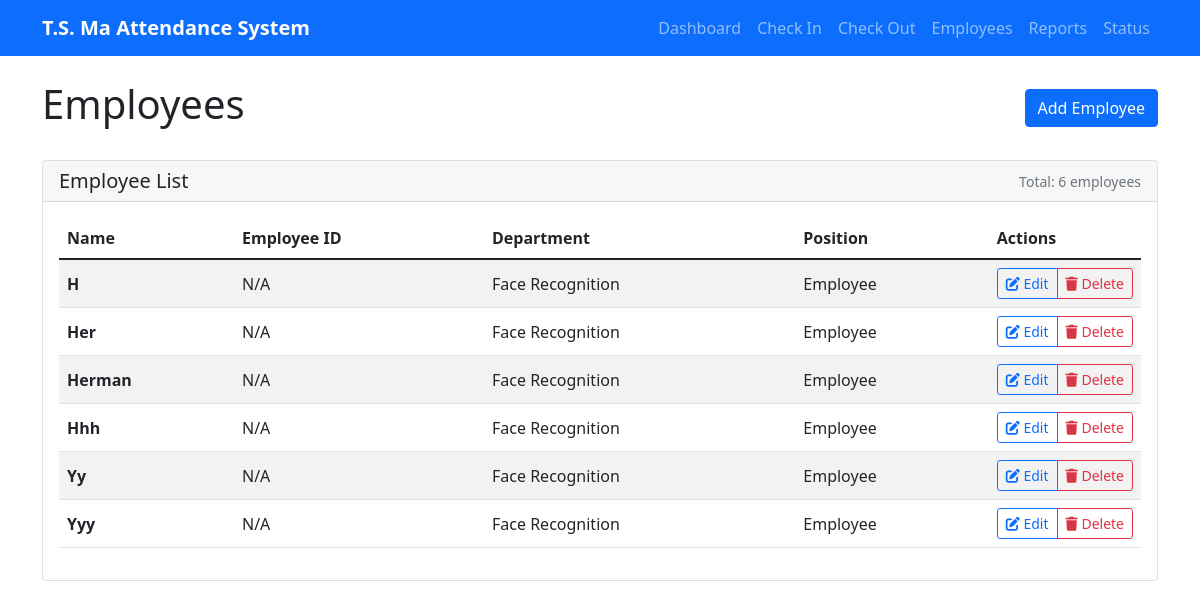
/employees, run on an earlier commit of the app's database.
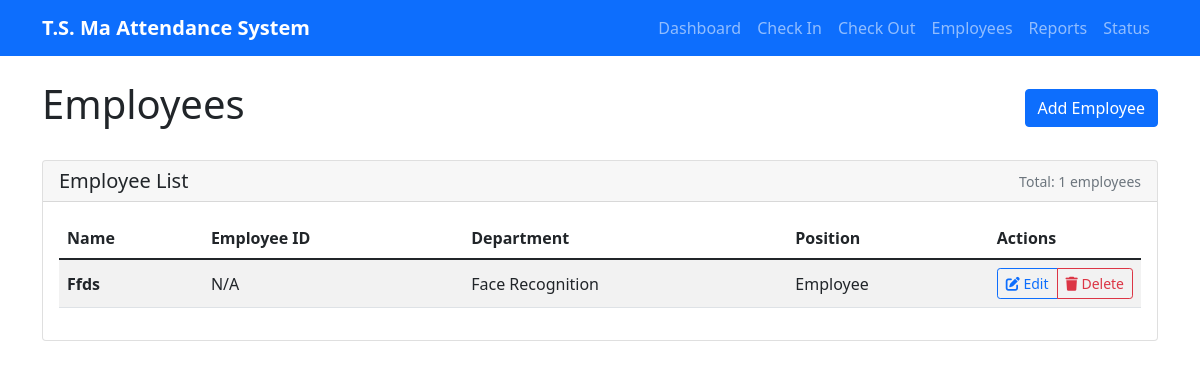
And on a later commit of the database.
### tables this page shows
CREATE TABLE employees (
                    id INTEGER PRIMARY KEY AUTOINCREMENT,
                    name TEXT UNIQUE NOT NULL,
                    employee_id TEXT UNIQUE,
                    department TEXT,
                    position TEXT,
                    is_active BOOLEAN DEFAULT 1,
                    created_at TIMESTAMP DEFAULT CURRENT_TIMESTAMP
                );

### attendance_web_server.py (the view)
@app.route('/employees')
def employees():
    db = get_db()
    employees = db.get_employees()
    print(employees)
    return render_template('employees.html', employees=employees)

### attendance_database.py (called while the page is built)
    def _get_connection(self):
        return sqlite3.connect(self.db_path, check_same_thread=False)

    def get_employees(self) -> List[Dict]:
        try:
            conn = self._get_connection()
            cursor = conn.cursor()
            cursor.execute('''
                SELECT id, name, employee_id, department, position
                FROM employees
                WHERE is_active = 1
                ORDER BY name
            ''')
            employees = []
            for row in cursor.fetchall():
                employees.append({
                    'id': row[0],
                    'name': row[1],
                    'employee_id': row[2],
                    'department': row[3],
                    'position': row[4]
                })
            conn.close()
            return employees
        except Exception as e:
            print(f"Error getting employees: {e}")
            return []

### attendance_web_server.py (called while the page is built)
def get_db():
    global db
    if db is None:
        db = AttendanceDatabase()
    return db

### templates/employees.html (shortened to what this page needs)
{% extends "base.html" %}
{% block content %}
<div class="d-flex justify-content-between align-items-center mb-4">
    <h1>Employees</h1>
    <a href="/add_employee" class="btn btn-primary">Add Employee</a>
</div>
<div class="card">
    <div class="card-header d-flex justify-content-between align-items-center">
        <h5 class="card-title mb-0">Employee List</h5>
        <small class="text-muted">Total: {{ employees|length }} employees</small>
    </div>
    <div class="card-body">
        {% if employees %}
            <div class="table-responsive">
                <table class="table table-striped">
                    <thead>
                        <tr>
                            <th>Name</th>
                            <th>Employee ID</th>
                            <th>Department</th>
                            <th>Position</th>
                            <th width="150">Actions</th>
                        </tr>
                    </thead>
                    <tbody>
                        {% for emp in employees %}
                        <tr>
                            <td><strong>{{ emp.name }}</strong></td>
                            <td>{{ emp.employee_id or 'N/A' }}</td>
                            <td>{{ emp.department or 'N/A' }}</td>
                            <td>{{ emp.position or 'N/A' }}</td>
                            <td class="action-buttons">
                                <div class="btn-group" role="group">
                                    <a href="/edit_employee/{{ emp.name|urlencode }}"
                                       class="btn btn-sm btn-outline-primary"
                                       title="Edit Employee">
                                        <i class="fas fa-edit"></i> Edit
                                    </a>
                                    <button type="button"
                                            class="btn btn-sm btn-outline-danger"
                                            onclick="confirmDelete('{{ emp.name }}')"
                                            title="Delete Employee">
                                        <i class="fas fa-trash"></i> Delete
                                    </button>
                                </div>
                            </td>
                        </tr>
                        {% endfor %}
                    </tbody>
                </table>
            </div>
        {% else %}
            <div class="text-center py-4">
                <i class="fas fa-users-slash text-muted fa-2x mb-2"></i>
                <p class="text-muted">No employees found.</p>
                <a href="/add_employee" class="btn btn-primary">Add First Employee</a>
            </div>
        {% endif %}
    </div>
</div>
{% endblock %}

### templates/base.html (shortened to what this page needs)
<!DOCTYPE html>
<html lang="en">
<head>
    <link href="https://cdn.jsdelivr.net/npm/bootstrap@5.1.3/dist/css/bootstrap.min.css" rel="stylesheet">
    <link href="https://cdnjs.cloudflare.com/ajax/libs/font-awesome/6.0.0/css/all.min.css" rel="stylesheet">
</head>
<body>
    <nav class="navbar navbar-expand-lg navbar-dark bg-primary">
        <div class="container">
            <a class="navbar-brand" href="/">T.S. Ma Attendance System</a>
            <div class="navbar-nav">
                <a class="nav-link" href="/dashboard">Dashboard</a>
                <a class="nav-link" href="/check_in">Check In</a>
                <a class="nav-link" href="/check_out">Check Out</a>
                <a class="nav-link" href="/employees">Employees</a>
                <a class="nav-link" href="/reports">Reports</a>
                <a class="nav-link" href="/status">Status</a>
            </div>
        </div>
    </nav>
    <div class="container mt-4">
        {% block content %}{% endblock %}
    </div>
</body>
</html>

### templates/base.html (style rules this page uses)
.navbar-brand { font-weight: bold; }
.card { margin-bottom: 20px; }
.btn-group .btn { transition: all 0.2s ease-in-out; }
.action-buttons { white-space: nowrap; }
.table td { vertical-align: middle; }

What changed in the data, as far as the page shows it:
removed employees: name "H", employee_id "N/A", department "Face Recognition", position "Employee"
removed employees: name "Her", employee_id "N/A", department "Face Recognition", position "Employee"
removed employees: name "Herman", employee_id "N/A", department "Face Recognition", position "Employee"
removed employees: name "Hhh", employee_id "N/A", department "Face Recognition", position "Employee"
removed employees: name "Yy", employee_id "N/A", department "Face Recognition", position "Employee"
removed employees: name "Yyy", employee_id "N/A", department "Face Recognition", position "Employee"
added employees: name "Ffds", employee_id "N/A", department "Face Recognition", position "Employee"
Also different on the page:
{{ employees|length }}: "6" → "1"
